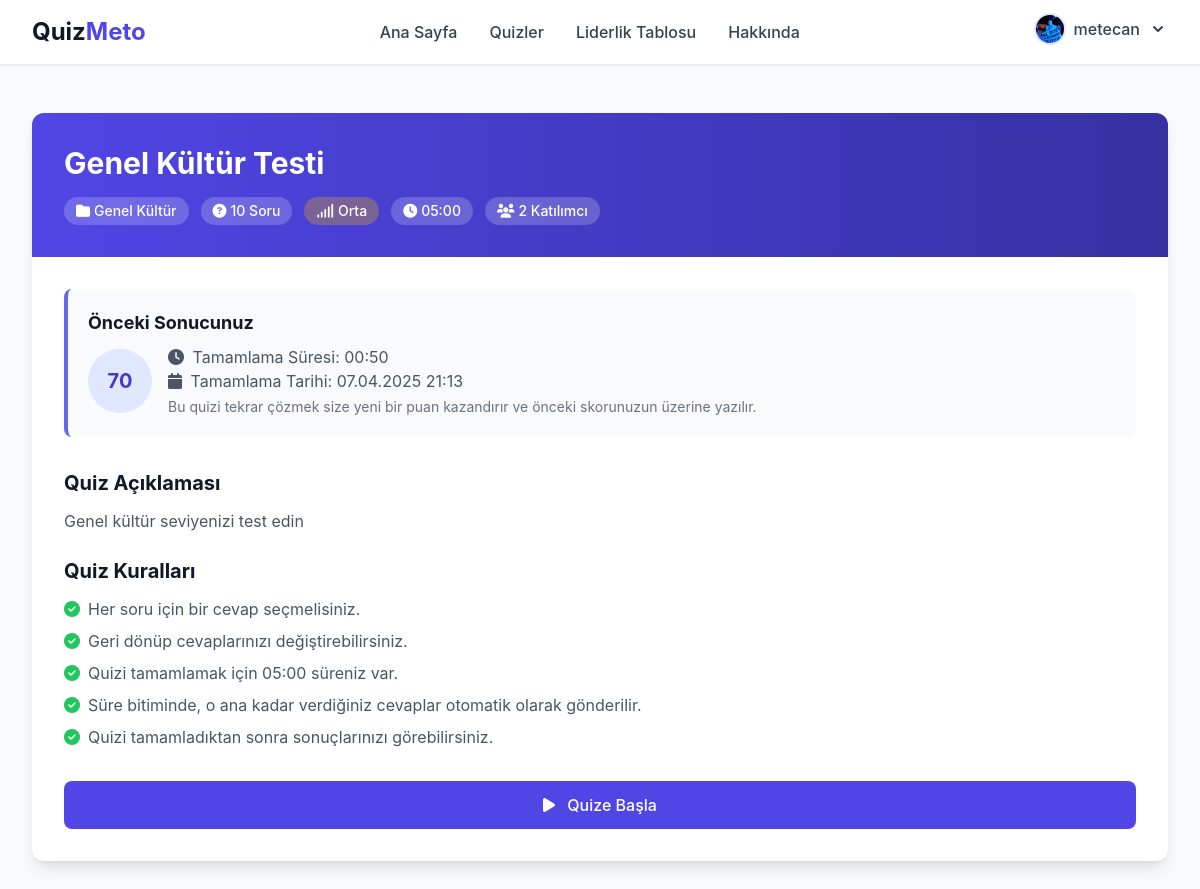
The app's page /quiz.php?id=1 (signed in) with its own data.
### tables this page shows
CREATE TABLE `quizzes` (
  `id` int(11) NOT NULL,
  `title` varchar(100) NOT NULL,
  `description` text DEFAULT NULL,
  `category_id` int(11) DEFAULT NULL,
  `difficulty` enum('kolay','orta','zor') DEFAULT 'orta',
  `time_limit` int(11) DEFAULT 0,
  `question_count` int(11) DEFAULT 0,
  `participants` int(11) DEFAULT 0,
  `created_by` int(11) DEFAULT NULL,
  `created_at` timestamp NOT NULL DEFAULT current_timestamp()
);

CREATE TABLE `categories` (
  `id` int(11) NOT NULL,
  `name` varchar(50) NOT NULL,
  `description` text DEFAULT NULL,
  `icon` varchar(50) DEFAULT NULL
);

CREATE TABLE `user_scores` (
  `id` int(11) NOT NULL,
  `user_id` int(11) NOT NULL,
  `quiz_id` int(11) NOT NULL,
  `score` int(11) NOT NULL,
  `completion_time` int(11) DEFAULT 0,
  `completed_at` timestamp NOT NULL DEFAULT current_timestamp()
);

### includes/functions.php (called while the page is built, shortened)
<?php
function format_time($seconds) {
    $minutes = floor($seconds / 60);
    $seconds = $seconds % 60;
    return sprintf("%02d:%02d", $minutes, $seconds);
}
?>

### quiz.php (the view, shortened to what this page needs)
<?php
require_once 'config/db.php';
require_once 'includes/functions.php';
$quiz_id = (int)$_GET['id'];
$stmt = $pdo->prepare("SELECT q.*, c.name as category_name FROM quizzes q
                        LEFT JOIN categories c ON q.category_id = c.id
                        WHERE q.id = ?");
$stmt->execute([$quiz_id]);
$quiz = $stmt->fetch();
$stmt = $pdo->prepare("SELECT * FROM user_scores WHERE user_id = ? AND quiz_id = ?");
$stmt->execute([$_SESSION['user_id'], $quiz_id]);
$previous_attempt = $stmt->fetch();
$stmt = $pdo->prepare("SELECT * FROM questions WHERE quiz_id = ? ORDER BY RAND() LIMIT 10");
$stmt->execute([$quiz_id]);
$questions = $stmt->fetchAll();
include 'includes/header.php';
?>
<div class="max-w-7xl mx-auto px-4 sm:px-6 lg:px-8 py-12">
    <div id="quiz-start-screen" class="bg-white rounded-xl shadow-lg overflow-hidden">
        <div class="bg-gradient-to-r from-primary-600 to-primary-800 text-white p-8">
            <h1 class="text-3xl font-bold mb-2"><?php echo htmlspecialchars($quiz['title']); ?></h1>
            <div class="flex flex-wrap gap-3 mt-4">
                <span class="inline-flex items-center px-3 py-1 rounded-full text-sm font-medium bg-white/20">
                    <i class="fas fa-folder mr-1"></i> <?php echo htmlspecialchars($quiz['category_name']); ?>
                </span>
                <span class="inline-flex items-center px-3 py-1 rounded-full text-sm font-medium bg-white/20">
                    <i class="fas fa-question-circle mr-1"></i> <?php echo count($questions); ?> Soru
                </span>
                <span class="inline-flex items-center px-3 py-1 rounded-full text-sm font-medium
                      <?php
                        echo $quiz['difficulty'] === 'kolay' ? 'bg-green-500/30' :
                            ($quiz['difficulty'] === 'orta' ? 'bg-yellow-500/30' : 'bg-red-500/30');
                      ?>">
                    <i class="fas fa-signal mr-1"></i> <?php echo ucfirst($quiz['difficulty']); ?>
                </span>
                <?php if ($quiz['time_limit'] > 0): ?>
                    <span class="inline-flex items-center px-3 py-1 rounded-full text-sm font-medium bg-white/20">
                        <i class="fas fa-clock mr-1"></i> <?php echo format_time($quiz['time_limit']); ?>
                    </span>
                <?php endif; ?>
                <span class="inline-flex items-center px-3 py-1 rounded-full text-sm font-medium bg-white/20">
                    <i class="fas fa-users mr-1"></i> <?php echo $quiz['participants']; ?> Katılımcı
                </span>
            </div>
        </div>
        <div class="p-8">
            <?php if ($previous_attempt): ?>
                <div class="mb-8 bg-gray-50 border-l-4 border-primary-500 p-5 rounded-lg">
                    <h3 class="text-lg font-bold text-gray-900 mb-2">Önceki Sonucunuz</h3>
                    <div class="flex items-center">
                        <div class="w-16 h-16 flex items-center justify-center rounded-full bg-primary-100 text-primary-700 font-bold text-xl">
                            <?php echo $previous_attempt['score']; ?>
                        </div>
                        <div class="ml-4">
                            <p class="text-gray-600"><i class="fas fa-clock mr-1"></i> Tamamlama Süresi: <?php echo format_time($previous_attempt['completion_time']); ?></p>
                            <p class="text-gray-600"><i class="fas fa-calendar mr-1"></i> Tamamlama Tarihi: <?php echo date('d.m.Y H:i', strtotime($previous_attempt['completed_at'])); ?></p>
                            <p class="text-sm text-gray-500 mt-1">Bu quizi tekrar çözmek size yeni bir puan kazandırır ve önceki skorunuzun üzerine yazılır.</p>
                        </div>
                    </div>
                </div>
            <?php endif; ?>
            <div class="mb-6">
                <h3 class="text-xl font-bold text-gray-900 mb-3">Quiz Açıklaması</h3>
                <div class="prose max-w-none text-gray-600">
                    <?php echo nl2br(htmlspecialchars($quiz['description'])); ?>
                </div>
            </div>
            <div class="mb-8">
                <h3 class="text-xl font-bold text-gray-900 mb-3">Quiz Kuralları</h3>
                <ul class="space-y-2 text-gray-600">
                    <li class="flex items-start">
                        <i class="fas fa-check-circle text-green-500 mt-1 mr-2"></i>
                        <span>Her soru için bir cevap seçmelisiniz.</span>
                    </li>
                    <li class="flex items-start">
                        <i class="fas fa-check-circle text-green-500 mt-1 mr-2"></i>
                        <span>Geri dönüp cevaplarınızı değiştirebilirsiniz.</span>
                    </li>
                    <?php if ($quiz['time_limit'] > 0): ?>
                        <li class="flex items-start">
                            <i class="fas fa-check-circle text-green-500 mt-1 mr-2"></i>
                            <span>Quizi tamamlamak için <?php echo format_time($quiz['time_limit']); ?> süreniz var.</span>
                        </li>
                        <li class="flex items-start">
                            <i class="fas fa-check-circle text-green-500 mt-1 mr-2"></i>
                            <span>Süre bitiminde, o ana kadar verdiğiniz cevaplar otomatik olarak gönderilir.</span>
                        </li>
                    <?php endif; ?>
                    <li class="flex items-start">
                        <i class="fas fa-check-circle text-green-500 mt-1 mr-2"></i>
                        <span>Quizi tamamladıktan sonra sonuçlarınızı görebilirsiniz.</span>
                    </li>
                </ul>
            </div>
            <button id="start-quiz" class="w-full py-3 px-6 bg-primary-600 hover:bg-primary-700 text-white font-medium rounded-lg transition-colors focus:outline-none focus:ring-2 focus:ring-offset-2 focus:ring-primary-500">
                <i class="fas fa-play mr-2"></i> Quize Başla
            </button>
        </div>
    </div>
</div>
<?php include 'includes/footer.php'; ?>

### records on screen
quizzes: title "Genel Kültür Testi", category.name "Genel Kültür", difficulty "Orta", time_limit "05:00", participants "2", description "Genel kültür seviyenizi test edin"
user_scores: score "70", completion_time "00:50", completed_at "07.04.2025 21:13"

### other values on screen
$_SESSION['username'] "metecan"
count($questions) "10"
